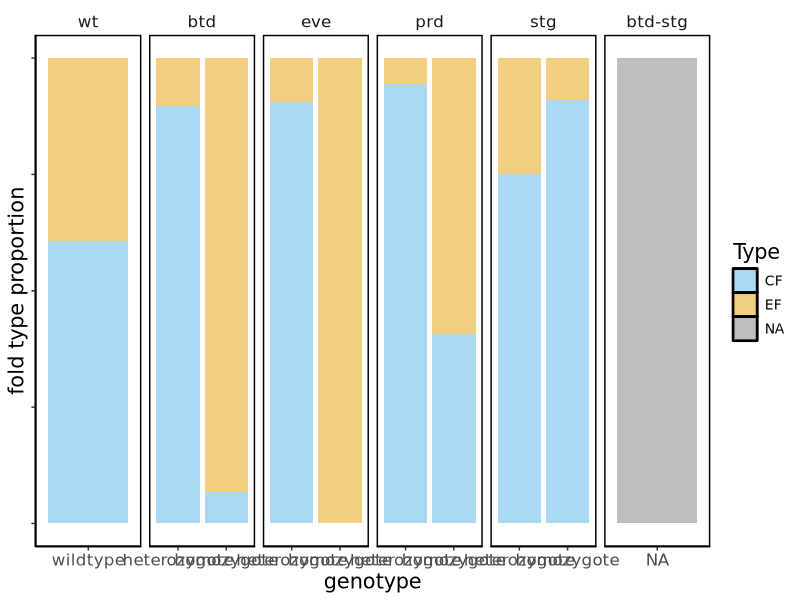
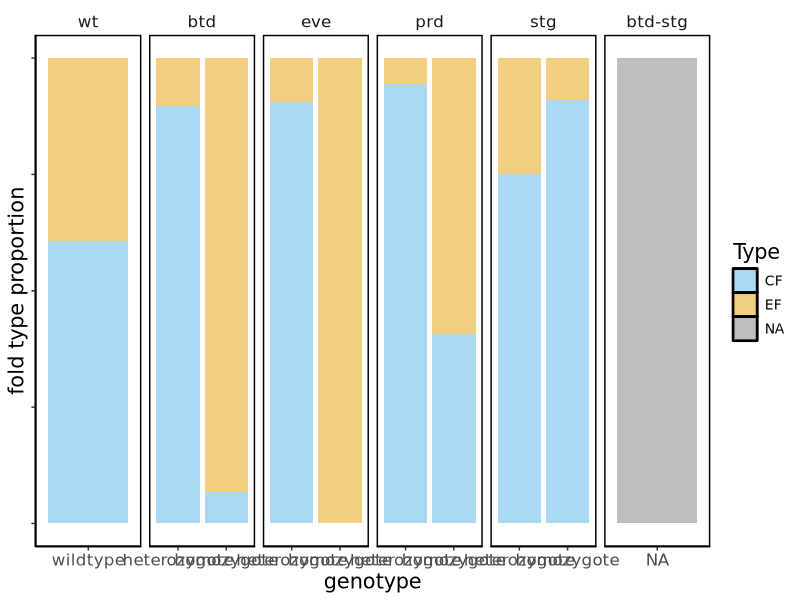
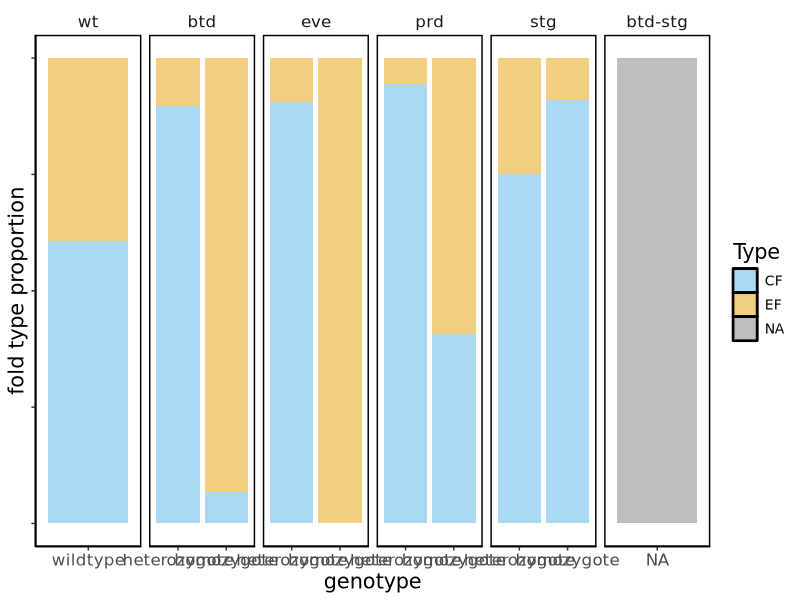

Source code (R) for these figures, in order: (Note: this script raises an error after producing the figures.)
## ---- chunk 1
knitr::opts_chunk$set(echo = TRUE, tidy = TRUE, cache = FALSE)
knitr::opts_knit$set(root.dir = "~/Dropbox/Projects/Cephalic_furrow/7-Manuscript/1-analyses/fold-stats")
library(ggplot2)
## ---- chunk 2
# Load sample info and merge with results
area_results <- read.delim("../folded-area/combined_results.csv", sep = ",")
depth_results <- read.delim("../fold-depth/combined_results.csv", sep = ",")

# Remove discarded folds marked as FALSE in area dataset
area_results <- area_results[area_results$Discard == FALSE, ]

# Subset only relevant columns and merge
fold_cols <- c("Embryo", "Stock", "Genotype", "View", "Side", "Fold", "Position", "Type")
area_results <- area_results[, fold_cols]
depth_results <- depth_results[, fold_cols]
folds <- rbind(area_results, depth_results)

# Transform data frame to order the stock for plotting
folds$Stock <- factor(folds$Stock, levels = c("wt", "btd", "eve", "prd", "stg", "btd-stg"))
folds$Genotype <- factor(folds$Genotype, levels = c("wildtype", "heterozygote", "homozygote", "double heterozygote", "btd homozygote", "stg homozygote", "double homozygote"))
folds$Type <- factor(folds$Type, levels = c("CF", "EF"))
folds$Position <- factor(folds$Position, levels = c("ant", "mid", "post"))


folds <- folds[order(folds$Stock, folds$Genotype, folds$Position, folds$Type),]
rownames(folds) <- 1:nrow(folds)

# Save data frame to file
write.csv(folds, file = "folds.csv", row.names = FALSE)
## ---- chunk 3

# Total folds and folded area per embryo
folds_per_side <- aggregate(
  Fold ~ Embryo + Stock + Genotype + Side + Type,
  folds,
  function(x) c(
    count = length(x)
    #sum = sum(x)
    #mean = mean(x),
    #sd = sd(x)
  ))

# Makes column names nicer
folds_per_side <- do.call(data.frame, folds_per_side)
folds_per_side <- folds_per_side[order(folds_per_side$Stock, folds_per_side$Genotype, folds_per_side$Type),]

# Save data frame to file
write.csv(folds_per_side, file = "folds_per_side.csv", row.names = FALSE)
## ---- chunk 4

# Total folds and folded area per embryo
folds_per_embryo <- aggregate(
  Fold ~ Embryo + Stock + Genotype + Type,
  folds_per_side,
  function(x) c(
    mean = mean(x),
    sd = sd(x)
  ))

# Makes column names nicer
folds_per_embryo <- do.call(data.frame, folds_per_embryo)
folds_per_embryo <- folds_per_embryo[order(folds_per_embryo$Stock, folds_per_embryo$Genotype, folds_per_embryo$Type),]

# Save data frame to file
write.csv(folds_per_embryo, file = "folds_per_embryo.csv", row.names = FALSE)
## ---- chunk 5

# Total folds and folded area per embryo
folds_per_genotype <- aggregate(
  Fold.mean ~ Stock + Genotype + Type,
  folds_per_embryo,
  function(x) c(
    mean = mean(x),
    sd = sd(x)
  ))

# Makes column names nicer
folds_per_genotype <- do.call(data.frame, folds_per_genotype)
folds_per_genotype <- folds_per_genotype[order(folds_per_genotype$Stock, folds_per_genotype$Genotype, folds_per_genotype$Type),]

# Save data frame to file
write.csv(folds_per_embryo, file = "folds_per_embryo.csv", row.names = FALSE)
## ---- chunk 6

stats <- data.frame()

for (stock in unique(folds$Stock)) {
  
  print(stock)
  
  # Define data frame for stock
  df_stock <- folds[folds$Stock == stock, ]
  
  # Total embryos per stock
  n_stock <- length(unique(df_stock$Embryo))
  
  # Define stock's genotypes
  genotypes <- unique(df_stock$Genotype)
  
  for (genotype in genotypes) {
    
    print(genotype)
    
    # Define data frame for genotype
    df_genotype <- df_stock[df_stock$Genotype == genotype, ]
    
    # Total embryos per genotype
    n_genotype <- length(unique(df_genotype$Embryo))
    
    # Percentage embryos per genotype
    pct_genotype <- round((n_genotype / n_stock) * 100, digits = 1)
    
    # Total embryos with a fold
    n_with_fold <- length(unique(df_genotype[df_genotype$Fold == TRUE, ]$Embryo))
    
    # Percentage embryos with a fold
    pct_with_fold <- round((n_with_fold / n_genotype) * 100, digits = 1)
    
    # Define foldtypes for true folds
    foldtypes <- unique(df_genotype[df_genotype$Fold == TRUE, ]$Type)
    
    for (foldtype in foldtypes) {
      
      print(foldtype)
      
      # Define data frame for foldtype
      df_foldtype <- df_genotype[df_genotype$Type == foldtype & df_genotype$Fold == TRUE, ]
      
      # Total embryos per foldtype
      n_foldtype <- length(unique(df_foldtype$Embryo))
      
      # Percentage embryos per foldtype
      pct_foldtype <- round((n_foldtype / n_genotype) * 100, digits = 1)
      
      # Define positions for folds
      positions <- unique(df_foldtype$Position)
      
      for (position in positions) {
        
        print(position)
        
        # Define data frame for fold position
        df_position <- df_foldtype[df_foldtype$Position == position, ]
        
        # Total embryos per position
        n_position <- length(unique(df_position$Embryo))
        
        # Percentage embryos per position
        pct_position <- round((n_position / n_foldtype) * 100, digits = 1)
        
        # Create rows for output data frame
        row <- c(
          stock = stock,
          n_stock = n_stock,
          genotype = genotype,
          n_genotype = n_genotype,
          pct_genotype = pct_genotype,
          n_with_fold = n_with_fold,
          pct_with_fold = pct_with_fold,
          foldtype = foldtype,
          n_foldtype = n_foldtype,
          pct_foldtype = pct_foldtype,
          position = position,
          n_position = n_position,
          pct_position = pct_position
          )
        
        # Bind rows to stats data frame
        stats <- rbind(stats, as.data.frame(t(row)))
        
      }
    }
  }
}

# Transform data frame to order the stock for plotting
stats$stock <- factor(stats$stock, levels = c("wt", "btd", "eve", "prd", "stg", "btd-stg"))
stats$genotype <- factor(stats$genotype, levels = c("wildtype", "heterozygote", "homozygote", "double heterozygote", "btd homozygote", "stg homozygote", "double homozygote"))
stats$foldtype <- factor(stats$foldtype, levels = c("CF", "EF"))
stats$position <- factor(stats$position, levels = c("ant", "mid", "post"))

# Order
stats <- stats[order(stats$stock, stats$genotype, stats$foldtype, stats$position),]
rownames(stats) <- 1:nrow(stats)

# Save stats data frame to file
write.csv(stats, file = "stats.csv", row.names = FALSE)
stats
## ---- chunk 7

ggplot(folds, aes(Genotype, fill = Type)) +
  geom_bar(alpha = 0.5, position = position_fill(reverse = TRUE), stat = "count") +
  labs(x = "genotype", y = "fold type proportion") +
  #geom_bar(position = position_stack(reverse = TRUE), stat = "count") +
  #labs(x = "genotype", y = "folds by type") +
  facet_grid(cols = vars(Stock), scales = "free") +
  scale_fill_manual(values=c("#56b4e9", "#e69f03")) +
  scale_color_manual(values=c("#56b4e9", "#e69f03")) +
  theme_classic(base_family = "DejaVu Sans") +
  theme(text = element_text(size = 15),
        legend.title = element_text(size = 15),
        legend.text = element_text(size = 10),
        axis.text.y=element_blank(),
        strip.background = element_blank(),
        panel.background = element_rect(colour = "black", linewidth = 1)
        )


ggsave("2-plots/datalong-bar-pct_event-vs-condition.png", width = 10, height = 4)
ggsave("2-plots/datalong-bar-pct_event-vs-condition.svg", width = 10, height = 4)

## ---- chunk 8

ggplot(folds, aes(Type)) +
  geom_histogram()

# Plot stocks separately
ggplot(folds, aes(Genotype, Length, fill = Genotype, shape = Type)) +
  geom_boxplot(aes(color = Genotype), show.legend = FALSE, alpha = 0.5, outlier.shape = NA, width = 0.7, position = position_dodge(width = 1.0)) +
  geom_point(alpha = 0.8, size = 3, show.legend = FALSE, position = position_beeswarm(priority = "descending", dodge.width = 1.0, cex = 4)) +
  labs(x = "mutants", y = "depth") +
  facet_wrap(~Stock, strip.position = "top") +
  scale_fill_manual(values=c("#56b4e9", "#e69f03")) +
  scale_color_manual(values=c("#56b4e9", "#e69f03")) +
  theme_classic(base_family = "DejaVu Sans") +
  theme(text =  element_text(size = 30),
        strip.background = element_blank(),
        strip.placement = "outside",
        strip.text.x = element_text(face = "italic"),
        panel.background = element_rect(colour = "black", linewidth = 1))
ggsave("3-plots/depth_facet.png", width = 12, height = 6)
ggsave("3-plots/depth_facet.svg", width = 12, height = 6)

## ---- chunk 9
ggplot(folds, aes(Type, fill = Genotype)) +
  geom_histogram(stat = "count") +
  scale_fill_manual(values=c("#cc79a7", "#56b4e9", "#e69f03")) +
  scale_color_manual(values=c("#cc79a7", "#56b4e9", "#e69f03")) +
  facet_grid(cols = vars(Stock), scales = "free_y") +
  theme_classic() +
  theme(text = element_text(size = 35),
        strip.background = element_blank(),
        panel.background = element_rect(colour = "black", size=1)
        )
ggsave("folds-average.png", width = 20, height = 7)
ggsave("folds-average.svg", width = 20, height = 7)
